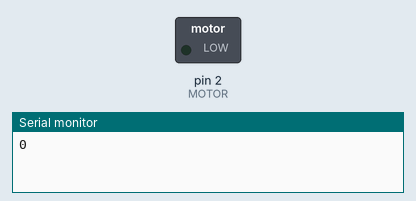
This sketch was run on a simulated Arduino Uno, built with avr-gcc and run on an emulated ATmega328P. On the bench: switched loads named in the sketch (green lamp = pin HIGH), the last lines printed to the serial monitor.

Above: at 0.1 s.
At 64.1 s:
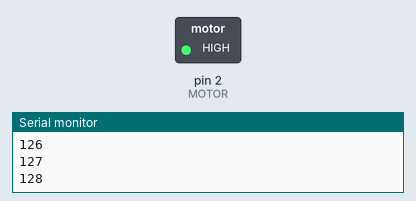
Timing chart, 0 to 65.6 s (numbered marks = the images above):
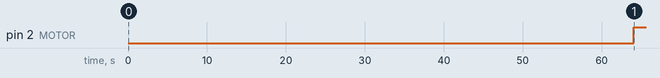

The sketch:

motorDCvelocidad.ino
```cpp
int MOTOR=2;
int i;

void setup(){
  pinMode(MOTOR, OUTPUT);
  Serial.begin(9600);
  analogWrite(MOTOR, 0);
}

void loop(){
    for(i=0; i<=255; i++){
      analogWrite(MOTOR, i);
      Serial.println(i);
      delay(500);
    }

    for(i=255; i>=0; i--){
      analogWrite(MOTOR, i);
      Serial.println(i);
      delay(500);
    }
}
```

Measured:
- by itself, pin 2 (MOTOR): LOW → HIGH at 64.0 s
